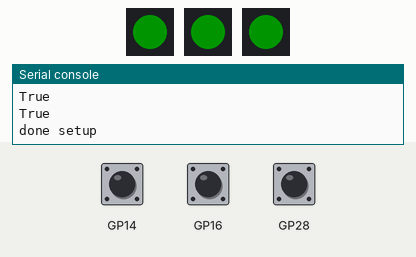
The program below on a simulated Raspberry Pi Pico running CircuitPython. Shown: 3 × 1 RGB LEDs in strip order, left to right, the last lines printed to the serial console. The test bench sets the inputs (shaded band); at power-on: GP16 HIGH, GP28 HIGH, GP14 HIGH. Dim RGB values are drawn brighter than linear.

Above: at 2.7 s.
2.8 s: GP16 pulled LOW for 0.15 s
At 2.87 s:
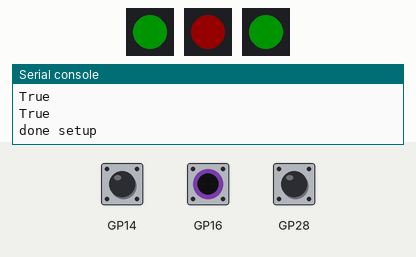
4.4 s: GP28 pulled LOW for 0.15 s
At 4.47 s:
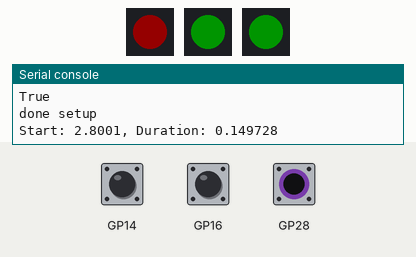
6.0 s: GP28 pulled LOW for 3.2 s
At 9.7 s:
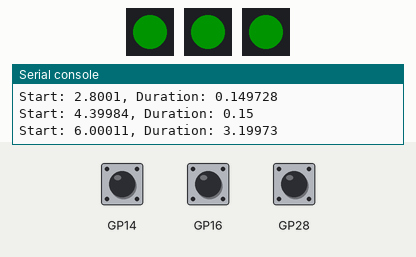
10.7 s: GP14 pulled LOW for 3.2 s
At 12.0 s:
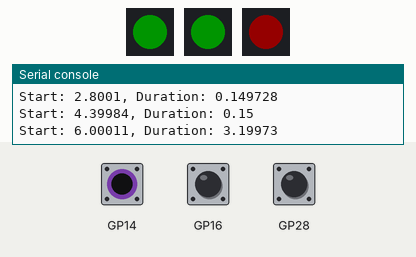
15.4 s: GP14 driven LOW and GP16 driven LOW
At 15.9 s:
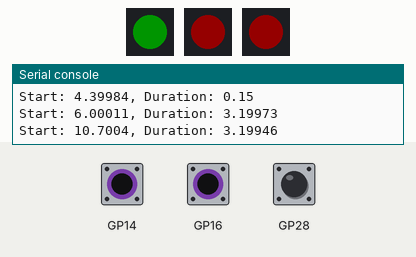
16.9 s: GP28 pulled LOW for 1 s
At 17.7 s:
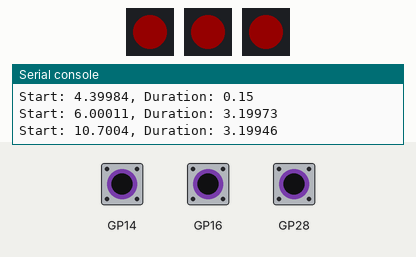
Timing chart, 0 to 19.9 s (numbered marks = the images above; inputs shaded):
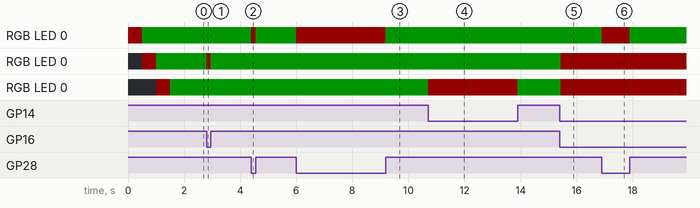

The program:

motionTracker-nGates.py
```python
import board
import digitalio
import time
import neopixel

class IR:
    def __init__(self, IR_GP = board.GP28, LED_GP = board.GP22, startTime=time.monotonic()):
        self.break_beam = digitalio.DigitalInOut(IR_GP)
        self.break_beam.direction = digitalio.Direction.INPUT
        self.break_beam.pull = digitalio.Pull.UP

        self.pixels = neopixel.NeoPixel(LED_GP, 1)
        self.pixels[0] = (20,0,0)

        time.sleep(0.5)
        print(self.break_beam.value)
        if self.break_beam.value:
            self.pixels[0] = (0,20,0)

        self.startTime = startTime
        self.startFlag = False
        self.senseStart = -1.0
        self.senseEnd = -1.0
        self.senseDuration = -1.0

    def monitorLED(self):
        if self.break_beam.value:
            self.pixels[0] = (0,20,0)
        else:
            self.pixels[0] = (20,0,0)

    def monitor(self):
        self.monitorLED()
        if (not self.startFlag) and (not self.break_beam.value):
            self.senseStart = time.monotonic()
            self.startFlag = True
        if (self.startFlag) and (self.break_beam.value):
            self.senseDuration = time.monotonic() - self.senseStart
            self.startFlag = False
            return True
        return False

startTime = time.monotonic()

gates = []

gates.append( IR(IR_GP = board.GP28, LED_GP = board.GP22, startTime = startTime) )

gates.append( IR(IR_GP = board.GP16, LED_GP = board.GP17, startTime = startTime) )

gates.append( IR(IR_GP = board.GP14, LED_GP = board.GP15, startTime = startTime) )


print('done setup')

while True:
    #gate1.monitorLED()
    for gate in gates:
        if gate.monitor():
            print(f'Start: {gate.senseStart-startTime}, Duration: {gate.senseDuration}')
```

Measured:
- after the input at 2.8 s, RGB LED 0: RGB(0, 20, 0) → RGB(20, 0, 0) at once, → RGB(0, 20, 0) 0.15 s later
- after the input at 4.4 s, RGB LED 0: RGB(0, 20, 0) → RGB(20, 0, 0) at once, → RGB(0, 20, 0) 0.15 s later
- after the input at 6.0 s, RGB LED 0: RGB(0, 20, 0) → RGB(20, 0, 0) at once, → RGB(0, 20, 0) 3.2 s later
- after the input at 10.7 s, RGB LED 0: RGB(0, 20, 0) → RGB(20, 0, 0) at once, → RGB(0, 20, 0) 3.2 s later
- after the input at 15.4 s, RGB LED 0, RGB LED 0: RGB(0, 20, 0) → RGB(20, 0, 0) at once
- after the input at 16.9 s, RGB LED 0: RGB(0, 20, 0) → RGB(20, 0, 0) at once, → RGB(0, 20, 0) 1.0 s later
